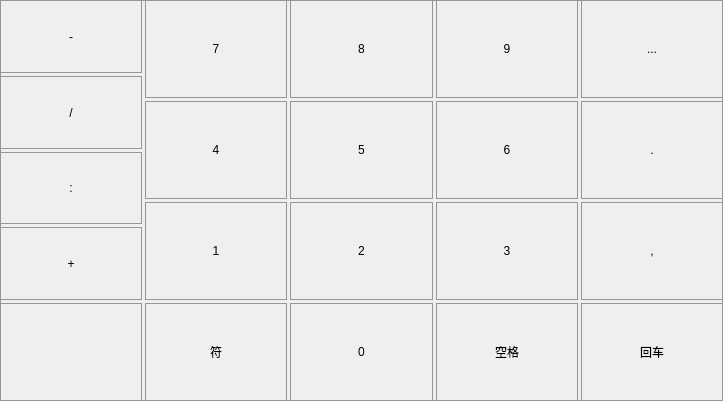
<?xml version="1.0" encoding="UTF-8"?>
<ui version="4.0">
 <class>FormNumPad</class>
 <widget class="QWidget" name="FormNumPad">
  <property name="geometry">
   <rect>
    <x>0</x>
    <y>0</y>
    <width>723</width>
    <height>401</height>
   </rect>
  </property>
  <property name="windowTitle">
   <string>Form</string>
  </property>
  <property name="styleSheet">
   <string notr="true">border-width:1px;  
border-style:solid;
border-color: rgb(150, 150, 150);  </string>
  </property>
  <layout class="QGridLayout" name="gridLayout">
   <property name="margin">
    <number>0</number>
   </property>
   <property name="spacing">
    <number>3</number>
   </property>
   <item row="0" column="0" rowspan="3">
    <layout class="QVBoxLayout" name="verticalLayout">
     <property name="spacing">
      <number>3</number>
     </property>
     <item>
      <widget class="QToolButton" name="toolButton_Minus">
       <property name="sizePolicy">
        <sizepolicy hsizetype="Preferred" vsizetype="Preferred">
         <horstretch>0</horstretch>
         <verstretch>0</verstretch>
        </sizepolicy>
       </property>
       <property name="focusPolicy">
        <enum>Qt::NoFocus</enum>
       </property>
       <property name="styleSheet">
        <string notr="true">border-width:1px;  
border-style:solid;
border-color: rgb(150, 150, 150);  </string>
       </property>
       <property name="text">
        <string>-</string>
       </property>
      </widget>
     </item>
     <item>
      <widget class="QToolButton" name="toolButton_Line">
       <property name="sizePolicy">
        <sizepolicy hsizetype="Preferred" vsizetype="Preferred">
         <horstretch>0</horstretch>
         <verstretch>0</verstretch>
        </sizepolicy>
       </property>
       <property name="focusPolicy">
        <enum>Qt::NoFocus</enum>
       </property>
       <property name="text">
        <string>/</string>
       </property>
      </widget>
     </item>
     <item>
      <widget class="QToolButton" name="toolButton_Colon">
       <property name="sizePolicy">
        <sizepolicy hsizetype="Preferred" vsizetype="Preferred">
         <horstretch>0</horstretch>
         <verstretch>0</verstretch>
        </sizepolicy>
       </property>
       <property name="focusPolicy">
        <enum>Qt::NoFocus</enum>
       </property>
       <property name="text">
        <string>:</string>
       </property>
      </widget>
     </item>
     <item>
      <widget class="QToolButton" name="toolButton_Plus">
       <property name="sizePolicy">
        <sizepolicy hsizetype="Preferred" vsizetype="Preferred">
         <horstretch>0</horstretch>
         <verstretch>0</verstretch>
        </sizepolicy>
       </property>
       <property name="focusPolicy">
        <enum>Qt::NoFocus</enum>
       </property>
       <property name="text">
        <string>+</string>
       </property>
      </widget>
     </item>
    </layout>
   </item>
   <item row="0" column="1">
    <widget class="QToolButton" name="toolButton_7">
     <property name="sizePolicy">
      <sizepolicy hsizetype="Preferred" vsizetype="Preferred">
       <horstretch>0</horstretch>
       <verstretch>0</verstretch>
      </sizepolicy>
     </property>
     <property name="focusPolicy">
      <enum>Qt::NoFocus</enum>
     </property>
     <property name="text">
      <string>7</string>
     </property>
    </widget>
   </item>
   <item row="0" column="2">
    <widget class="QToolButton" name="toolButton_8">
     <property name="sizePolicy">
      <sizepolicy hsizetype="Preferred" vsizetype="Preferred">
       <horstretch>0</horstretch>
       <verstretch>0</verstretch>
      </sizepolicy>
     </property>
     <property name="focusPolicy">
      <enum>Qt::NoFocus</enum>
     </property>
     <property name="text">
      <string>8</string>
     </property>
    </widget>
   </item>
   <item row="0" column="3">
    <widget class="QToolButton" name="toolButton_9">
     <property name="sizePolicy">
      <sizepolicy hsizetype="Preferred" vsizetype="Preferred">
       <horstretch>0</horstretch>
       <verstretch>0</verstretch>
      </sizepolicy>
     </property>
     <property name="focusPolicy">
      <enum>Qt::NoFocus</enum>
     </property>
     <property name="text">
      <string>9</string>
     </property>
    </widget>
   </item>
   <item row="0" column="4">
    <widget class="QToolButton" name="toolButton_BackSpace">
     <property name="sizePolicy">
      <sizepolicy hsizetype="Preferred" vsizetype="Preferred">
       <horstretch>0</horstretch>
       <verstretch>0</verstretch>
      </sizepolicy>
     </property>
     <property name="focusPolicy">
      <enum>Qt::NoFocus</enum>
     </property>
     <property name="text">
      <string>...</string>
     </property>
     <property name="icon">
      <iconset resource="keypad.qrc">
       <normaloff>:/new/keypad/picture/keypad/backspace.png</normaloff>:/new/keypad/picture/keypad/backspace.png</iconset>
     </property>
     <property name="iconSize">
      <size>
       <width>24</width>
       <height>24</height>
      </size>
     </property>
    </widget>
   </item>
   <item row="1" column="1">
    <widget class="QToolButton" name="toolButton_4">
     <property name="sizePolicy">
      <sizepolicy hsizetype="Preferred" vsizetype="Preferred">
       <horstretch>0</horstretch>
       <verstretch>0</verstretch>
      </sizepolicy>
     </property>
     <property name="focusPolicy">
      <enum>Qt::NoFocus</enum>
     </property>
     <property name="text">
      <string>4</string>
     </property>
    </widget>
   </item>
   <item row="1" column="2">
    <widget class="QToolButton" name="toolButton_5">
     <property name="sizePolicy">
      <sizepolicy hsizetype="Preferred" vsizetype="Preferred">
       <horstretch>0</horstretch>
       <verstretch>0</verstretch>
      </sizepolicy>
     </property>
     <property name="focusPolicy">
      <enum>Qt::NoFocus</enum>
     </property>
     <property name="text">
      <string>5</string>
     </property>
    </widget>
   </item>
   <item row="1" column="3">
    <widget class="QToolButton" name="toolButton_6">
     <property name="sizePolicy">
      <sizepolicy hsizetype="Preferred" vsizetype="Preferred">
       <horstretch>0</horstretch>
       <verstretch>0</verstretch>
      </sizepolicy>
     </property>
     <property name="focusPolicy">
      <enum>Qt::NoFocus</enum>
     </property>
     <property name="text">
      <string>6</string>
     </property>
    </widget>
   </item>
   <item row="1" column="4">
    <widget class="QToolButton" name="toolButton_Dot">
     <property name="sizePolicy">
      <sizepolicy hsizetype="Preferred" vsizetype="Preferred">
       <horstretch>0</horstretch>
       <verstretch>0</verstretch>
      </sizepolicy>
     </property>
     <property name="focusPolicy">
      <enum>Qt::NoFocus</enum>
     </property>
     <property name="text">
      <string>.</string>
     </property>
    </widget>
   </item>
   <item row="2" column="1">
    <widget class="QToolButton" name="toolButton_1">
     <property name="sizePolicy">
      <sizepolicy hsizetype="Preferred" vsizetype="Preferred">
       <horstretch>0</horstretch>
       <verstretch>0</verstretch>
      </sizepolicy>
     </property>
     <property name="focusPolicy">
      <enum>Qt::NoFocus</enum>
     </property>
     <property name="text">
      <string>1</string>
     </property>
    </widget>
   </item>
   <item row="2" column="2">
    <widget class="QToolButton" name="toolButton_2">
     <property name="sizePolicy">
      <sizepolicy hsizetype="Preferred" vsizetype="Preferred">
       <horstretch>0</horstretch>
       <verstretch>0</verstretch>
      </sizepolicy>
     </property>
     <property name="focusPolicy">
      <enum>Qt::NoFocus</enum>
     </property>
     <property name="text">
      <string>2</string>
     </property>
    </widget>
   </item>
   <item row="2" column="3">
    <widget class="QToolButton" name="toolButton_3">
     <property name="sizePolicy">
      <sizepolicy hsizetype="Preferred" vsizetype="Preferred">
       <horstretch>0</horstretch>
       <verstretch>0</verstretch>
      </sizepolicy>
     </property>
     <property name="focusPolicy">
      <enum>Qt::NoFocus</enum>
     </property>
     <property name="text">
      <string>3</string>
     </property>
    </widget>
   </item>
   <item row="2" column="4">
    <widget class="QToolButton" name="toolButton_Comma">
     <property name="sizePolicy">
      <sizepolicy hsizetype="Preferred" vsizetype="Preferred">
       <horstretch>0</horstretch>
       <verstretch>0</verstretch>
      </sizepolicy>
     </property>
     <property name="focusPolicy">
      <enum>Qt::NoFocus</enum>
     </property>
     <property name="text">
      <string>,</string>
     </property>
    </widget>
   </item>
   <item row="4" column="2">
    <widget class="QToolButton" name="toolButton_0">
     <property name="sizePolicy">
      <sizepolicy hsizetype="Preferred" vsizetype="Preferred">
       <horstretch>0</horstretch>
       <verstretch>0</verstretch>
      </sizepolicy>
     </property>
     <property name="focusPolicy">
      <enum>Qt::NoFocus</enum>
     </property>
     <property name="text">
      <string>0</string>
     </property>
    </widget>
   </item>
   <item row="4" column="3">
    <widget class="QToolButton" name="toolButton_Space">
     <property name="sizePolicy">
      <sizepolicy hsizetype="Preferred" vsizetype="Preferred">
       <horstretch>0</horstretch>
       <verstretch>0</verstretch>
      </sizepolicy>
     </property>
     <property name="focusPolicy">
      <enum>Qt::NoFocus</enum>
     </property>
     <property name="text">
      <string>空格</string>
     </property>
    </widget>
   </item>
   <item row="4" column="4">
    <widget class="QToolButton" name="toolButton_Enter">
     <property name="sizePolicy">
      <sizepolicy hsizetype="Preferred" vsizetype="Preferred">
       <horstretch>0</horstretch>
       <verstretch>0</verstretch>
      </sizepolicy>
     </property>
     <property name="focusPolicy">
      <enum>Qt::NoFocus</enum>
     </property>
     <property name="text">
      <string>回车</string>
     </property>
    </widget>
   </item>
   <item row="4" column="1">
    <widget class="QToolButton" name="toolButton_Symbol">
     <property name="sizePolicy">
      <sizepolicy hsizetype="Preferred" vsizetype="Preferred">
       <horstretch>0</horstretch>
       <verstretch>0</verstretch>
      </sizepolicy>
     </property>
     <property name="focusPolicy">
      <enum>Qt::NoFocus</enum>
     </property>
     <property name="text">
      <string>符</string>
     </property>
    </widget>
   </item>
   <item row="4" column="0">
    <widget class="QToolButton" name="toolButton_Return">
     <property name="sizePolicy">
      <sizepolicy hsizetype="Preferred" vsizetype="Preferred">
       <horstretch>0</horstretch>
       <verstretch>0</verstretch>
      </sizepolicy>
     </property>
     <property name="focusPolicy">
      <enum>Qt::NoFocus</enum>
     </property>
     <property name="text">
      <string/>
     </property>
     <property name="icon">
      <iconset resource="keypad.qrc">
       <normaloff>:/new/keypad/picture/keypad/f0e2.png</normaloff>:/new/keypad/picture/keypad/f0e2.png</iconset>
     </property>
     <property name="iconSize">
      <size>
       <width>32</width>
       <height>32</height>
      </size>
     </property>
    </widget>
   </item>
  </layout>
 </widget>
 <resources>
  <include location="keypad.qrc"/>
 </resources>
 <connections/>
</ui>
